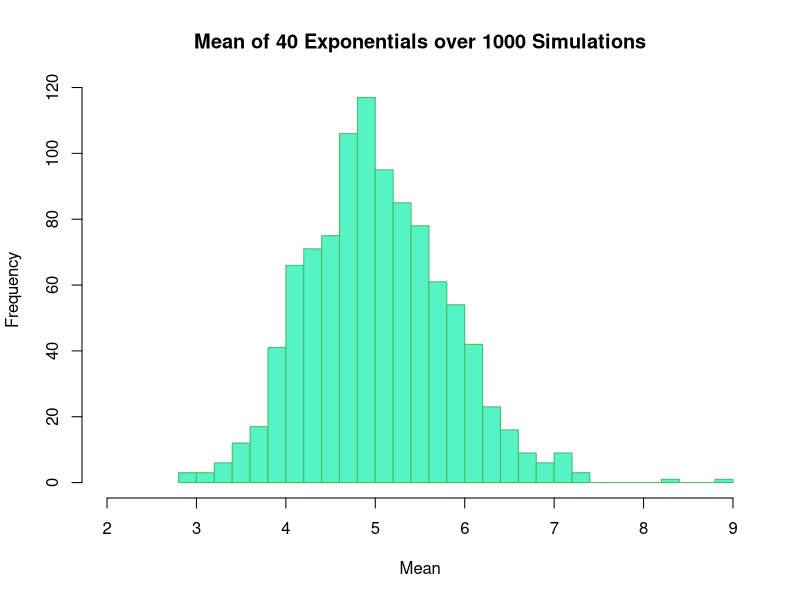
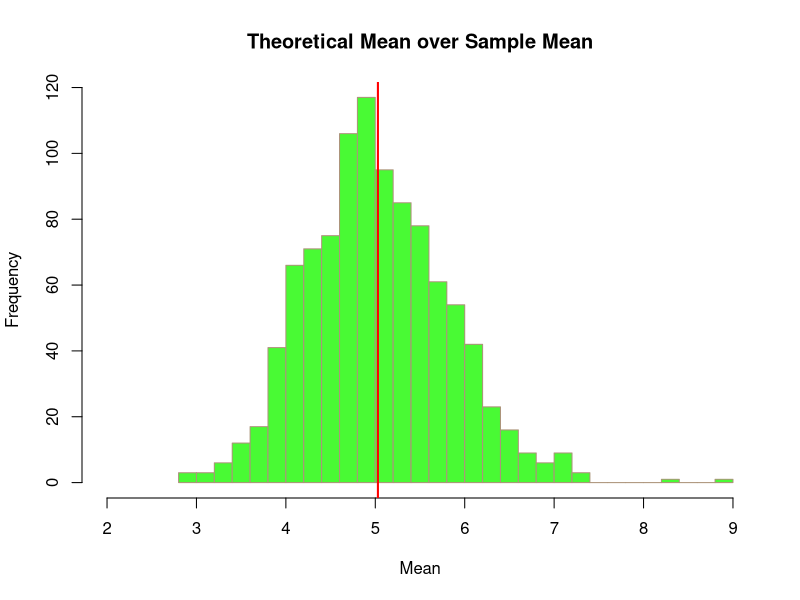
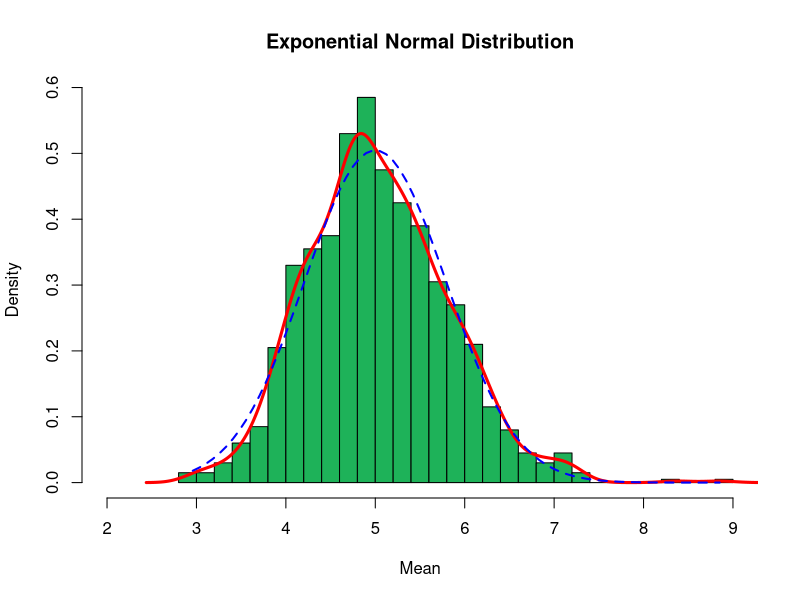

Recreate these plots in R, in order.
## ---- chunk 1
# Setting the seed for reproducibility
set.seed(2000)

# As per given details initializing the variables
lambda <- 0.2
exponentials <- 40
simulations <- 1000

# Calculating the mean over 1000 simulations
meanexponents <- apply(replicate(simulations, rexp(exponentials, lambda)), 2, mean)

#Plotting the Mean of 40 Exponentials

hist(meanexponents, breaks = 40, xlim = c(2,9), 
     main = "Mean of 40 Exponentials over 1000 Simulations", 
     xlab = "Mean", ylab = "Frequency", col = "#56F4C4", 
     border = "#45BA64")

## ---- chunk 2
#Theoretical mean
theo_mean <- 1/lambda
theo_mean

#Sample mean of simulations
sample_mean <- mean(meanexponents)
sample_mean

## ---- chunk 3
# Plotting theoretical mean over sample mean

hist(meanexponents, breaks = 40, xlim = c(2,9), 
     main = "Theoretical Mean over Sample Mean", 
     xlab = "Mean", ylab = "Frequency", col = "#49FA34", 
     border = "#AC947A")

abline(v= mean(sample_mean), lwd = "2", col = "#FF0000")

## ---- chunk 4
# Sample Variance is the square of the Standard deviation
sample_variance <- (sd(meanexponents))^2
sample_variance

# Theoretical Variance is Theoretical mean squared divided by the exponentials
theo_variance <- (1/lambda)^2/exponentials
theo_variance
## ---- chunk 5
#General Plot with distribution curve drawn
hist(meanexponents, prob=TRUE, col="#1EB259", 
     main="Exponential Normal Distribution", breaks=40, xlim=c(2,9), 
     xlab = "Mean")
lines(density(meanexponents), lwd=3, col="red")

# Normal distribution line creation
x <- seq(min(meanexponents), max(meanexponents), length=2*exponentials)
y <- dnorm(x, mean=1/lambda, sd=sqrt(((1/lambda)/sqrt(exponentials))^2))
lines(x, y, pch=22, col="blue", lwd=2, lty = 2)
